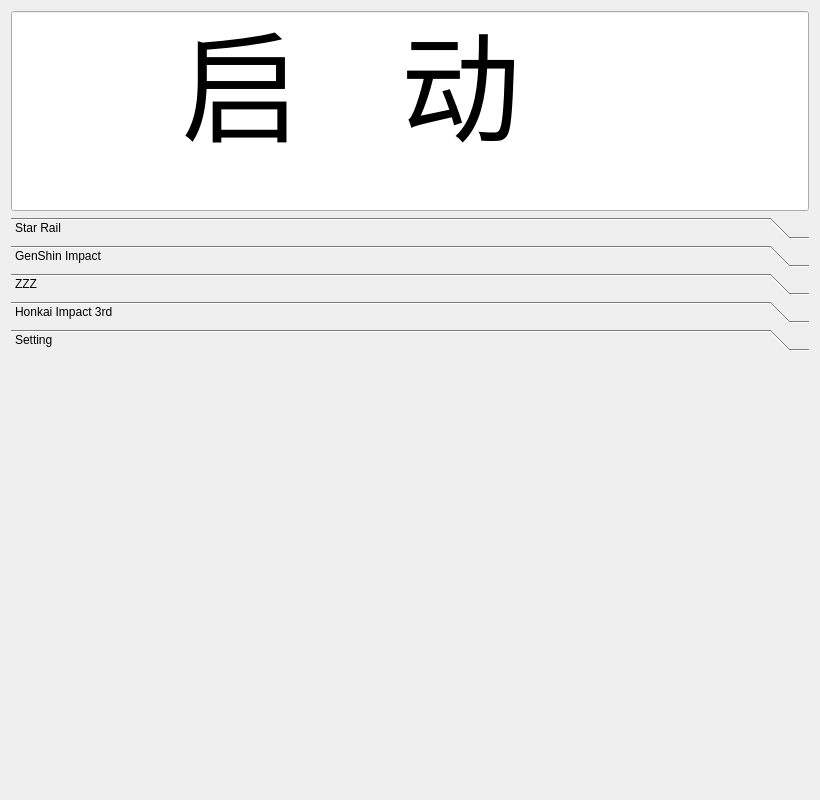
<?xml version="1.0" encoding="UTF-8"?>
<ui version="4.0">
 <class>Widget</class>
 <widget class="QWidget" name="Widget">
  <property name="geometry">
   <rect>
    <x>0</x>
    <y>0</y>
    <width>820</width>
    <height>800</height>
   </rect>
  </property>
  <property name="windowTitle">
   <string>Widget</string>
  </property>
  <layout class="QHBoxLayout" name="horizontalLayout">
   <item>
    <layout class="QVBoxLayout" name="verticalLayout">
     <item>
      <widget class="QLineEdit" name="lineEdit">
       <property name="minimumSize">
        <size>
         <width>0</width>
         <height>200</height>
        </size>
       </property>
       <property name="font">
        <font>
         <pointsize>90</pointsize>
         <bold>false</bold>
        </font>
       </property>
       <property name="text">
        <string>     启   动</string>
       </property>
       <property name="readOnly">
        <bool>true</bool>
       </property>
      </widget>
     </item>
     <item>
      <widget class="QToolBox" name="toolBox">
       <property name="currentIndex">
        <number>4</number>
       </property>
       <widget class="Form" name="page">
        <property name="geometry">
         <rect>
          <x>0</x>
          <y>0</y>
          <width>800</width>
          <height>429</height>
         </rect>
        </property>
        <attribute name="label">
         <string>Star Rail</string>
        </attribute>
       </widget>
       <widget class="Form" name="page_2">
        <property name="geometry">
         <rect>
          <x>0</x>
          <y>0</y>
          <width>800</width>
          <height>429</height>
         </rect>
        </property>
        <attribute name="label">
         <string>GenShin Impact</string>
        </attribute>
       </widget>
       <widget class="Form" name="page_4">
        <property name="geometry">
         <rect>
          <x>0</x>
          <y>0</y>
          <width>800</width>
          <height>429</height>
         </rect>
        </property>
        <attribute name="label">
         <string>ZZZ</string>
        </attribute>
       </widget>
       <widget class="Form" name="page_3">
        <property name="geometry">
         <rect>
          <x>0</x>
          <y>0</y>
          <width>800</width>
          <height>429</height>
         </rect>
        </property>
        <attribute name="label">
         <string>Honkai Impact 3rd</string>
        </attribute>
       </widget>
       <widget class="SettingForm" name="SettingPage">
        <property name="font">
         <font>
          <pointsize>8</pointsize>
         </font>
        </property>
        <attribute name="label">
         <string>Setting</string>
        </attribute>
       </widget>
      </widget>
     </item>
    </layout>
   </item>
  </layout>
 </widget>
 <customwidgets>
  <customwidget>
   <class>Form</class>
   <extends>QWidget</extends>
   <header>form.h</header>
   <container>1</container>
  </customwidget>
  <customwidget>
   <class>SettingForm</class>
   <extends>QWidget</extends>
   <header>settingform.h</header>
   <container>1</container>
  </customwidget>
 </customwidgets>
 <resources/>
 <connections/>
</ui>
